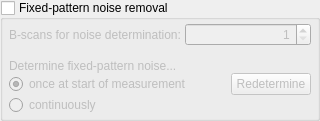
                <widget class="QGroupBox" name="groupBox_fixedPatternNoiseRemoval">
                 <property name="enabled">
                  <bool>true</bool>
                 </property>
                 <property name="title">
                  <string>Fixed-pattern noise removal</string>
                 </property>
                 <property name="flat">
                  <bool>false</bool>
                 </property>
                 <property name="checkable">
                  <bool>true</bool>
                 </property>
                 <property name="checked">
                  <bool>false</bool>
                 </property>
                 <layout class="QVBoxLayout" name="verticalLayout_17">
                  <property name="spacing">
                   <number>0</number>
                  </property>
                  <property name="leftMargin">
                   <number>6</number>
                  </property>
                  <property name="topMargin">
                   <number>3</number>
                  </property>
                  <property name="rightMargin">
                   <number>6</number>
                  </property>
                  <property name="bottomMargin">
                   <number>3</number>
                  </property>
                  <item>
                   <layout class="QHBoxLayout" name="horizontalLayout_29">
                    <item>
                     <widget class="QLabel" name="label_28">
                      <property name="text">
                       <string>B-scans for noise determination: </string>
                      </property>
                     </widget>
                    </item>
                    <item>
                     <widget class="QSpinBox" name="spinBox_bscansFixedNoise">
                      <property name="styleSheet">
                       <string notr="true"/>
                      </property>
                      <property name="alignment">
                       <set>Qt::AlignRight|Qt::AlignTrailing|Qt::AlignVCenter</set>
                      </property>
                      <property name="minimum">
                       <number>1</number>
                      </property>
                      <property name="maximum">
                       <number>999</number>
                      </property>
                     </widget>
                    </item>
                   </layout>
                  </item>
                  <item>
                   <widget class="QLabel" name="label_29">
                    <property name="font">
                     <font>
                      <pointsize>8</pointsize>
                     </font>
                    </property>
                    <property name="text">
                     <string/>
                    </property>
                    <property name="textFormat">
                     <enum>Qt::PlainText</enum>
                    </property>
                   </widget>
                  </item>
                  <item>
                   <widget class="QLabel" name="label_27">
                    <property name="text">
                     <string>Determine fixed-pattern noise...</string>
                    </property>
                   </widget>
                  </item>
                  <item>
                   <layout class="QHBoxLayout" name="horizontalLayout_28">
                    <item>
                     <widget class="QRadioButton" name="radioButton_once">
                      <property name="text">
                       <string>once at start of measurement</string>
                      </property>
                      <property name="checked">
                       <bool>true</bool>
                      </property>
                     </widget>
                    </item>
                    <item>
                     <spacer name="horizontalSpacer_9">
                      <property name="orientation">
                       <enum>Qt::Horizontal</enum>
                      </property>
                      <property name="sizeHint" stdset="0">
                       <size>
                        <width>40</width>
                        <height>20</height>
                       </size>
                      </property>
                     </spacer>
                    </item>
                    <item>
                     <widget class="QPushButton" name="pushButton_redetermine">
                      <property name="text">
                       <string>Redetermine</string>
                      </property>
                     </widget>
                    </item>
                   </layout>
                  </item>
                  <item>
                   <widget class="QRadioButton" name="radioButton_continuously">
                    <property name="text">
                     <string>continuously</string>
                    </property>
                   </widget>
                  </item>
                 </layout>
                </widget>
